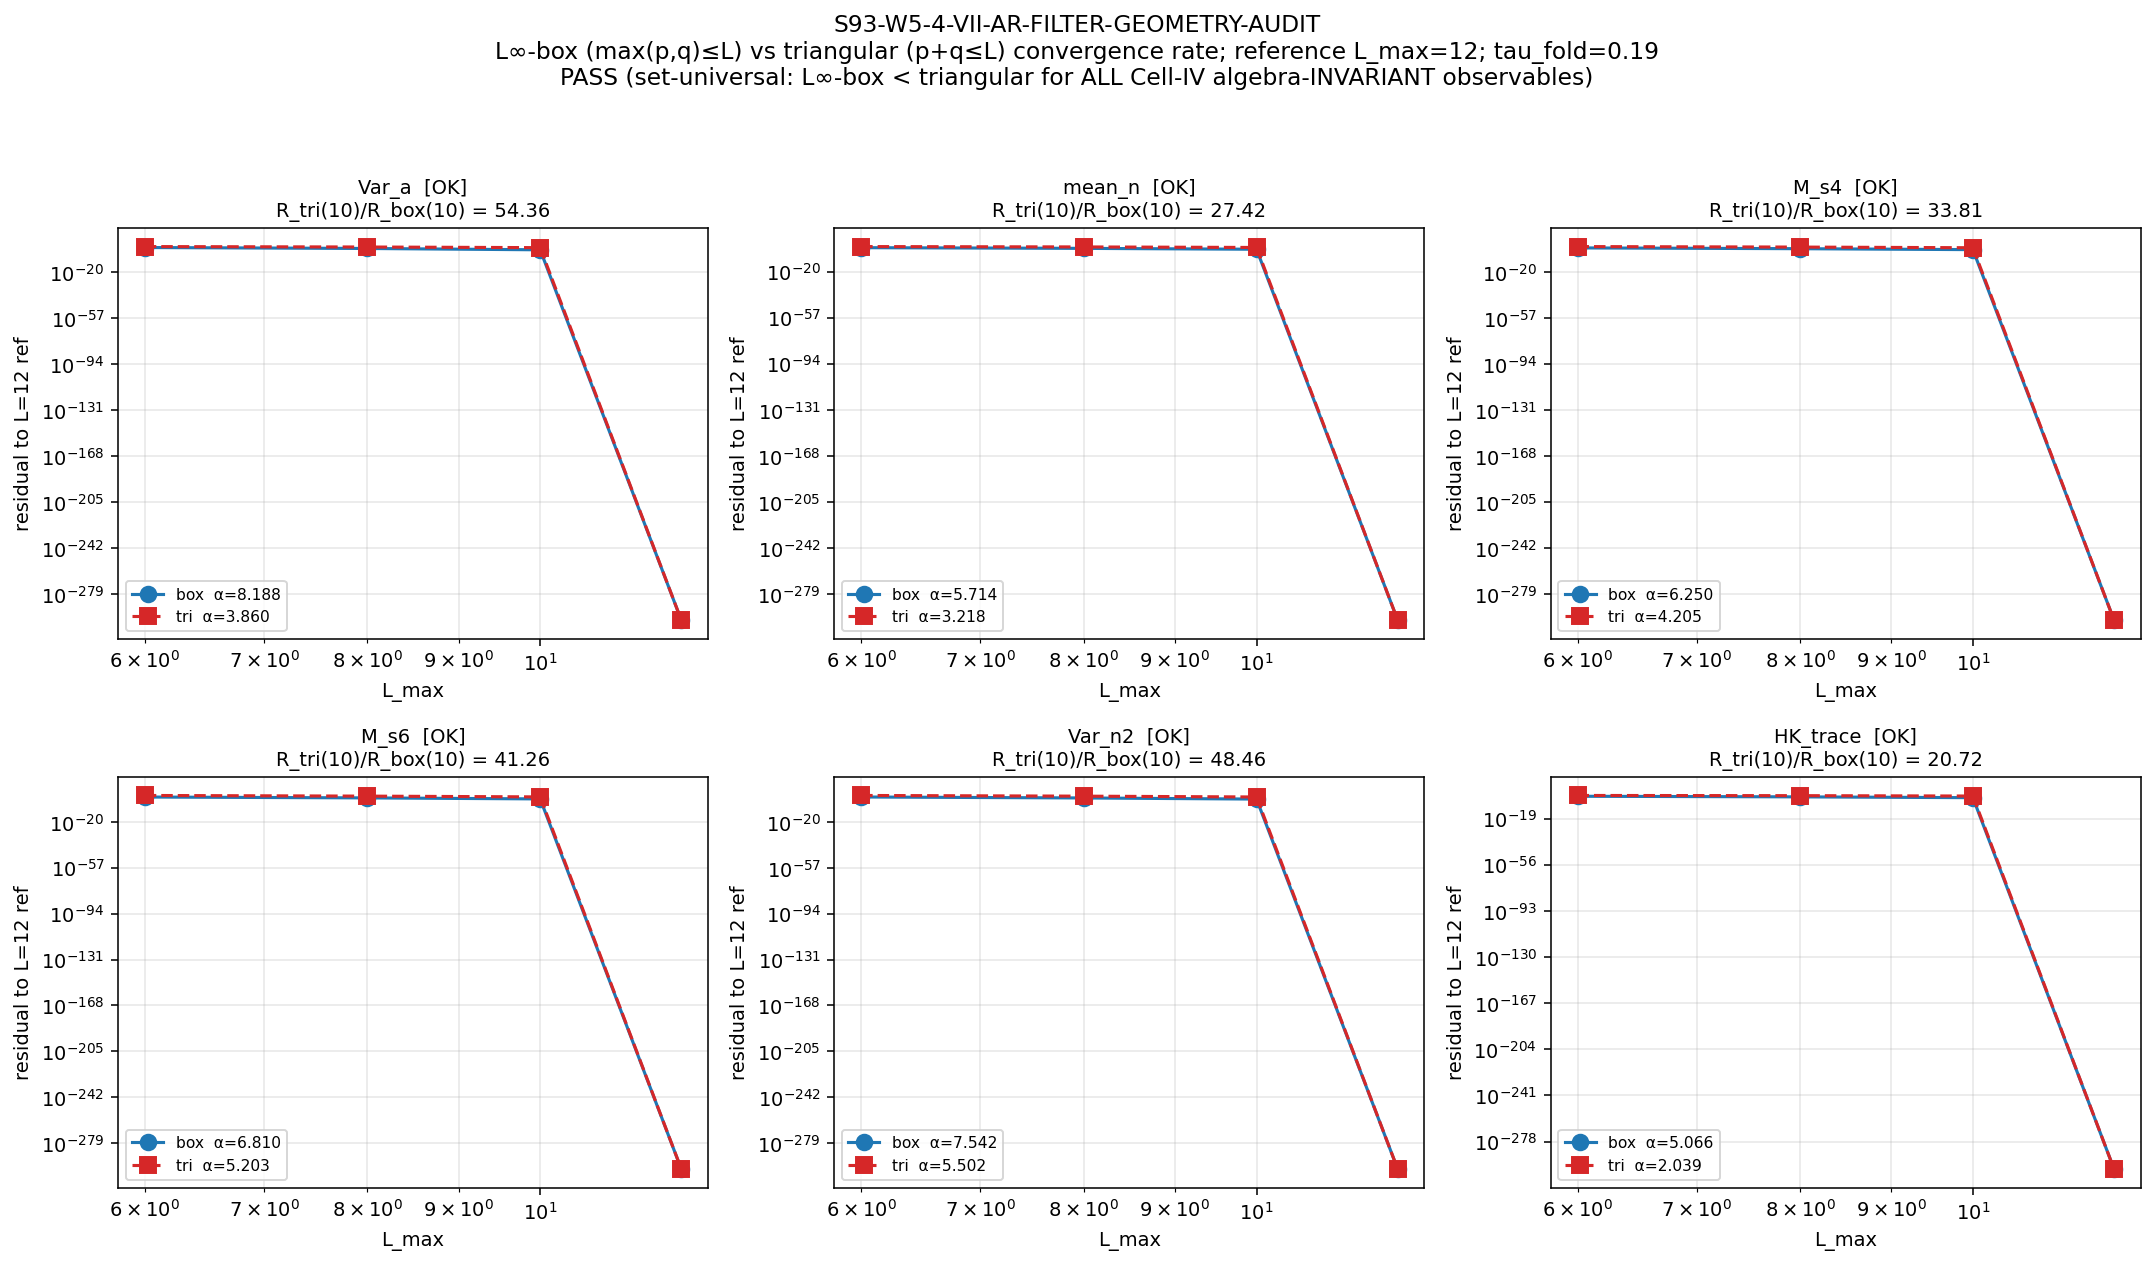

The script that saved this image:
#!/usr/bin/env python3
"""
S93 W5-4 — S93-W5-4-VII-AR-FILTER-GEOMETRY-AUDIT
================================================

Gate: S93-W5-4-VII-AR-FILTER-GEOMETRY-AUDIT ([VERIFY])
Classification: GEOMETRIC

Pre-registered threshold (set-universal):
  PASS iff ALL Cell-IV algebra-INVARIANT spectrum-only-functional observables
       exhibit the L∞-box (max(p,q)≤L_max) < triangular (p+q≤L_max)
       convergence-rate ordering (box converges FASTER to the L_max=12 reference).
  FAIL iff ANY observable diverges from the ordering (box NOT faster than triangle)
       at the canonical L_max=12 reference (clean separation).
  INFO iff the ordering holds for most but a borderline observable's box vs
       triangular convergence rates are within numerical noise at L_max=12.

Hypothesis (plan §W5-4):
  All Cell-IV algebra-INVARIANT spectrum-only-functional observables exhibit the
  L∞-box < triangular convergence-rate ordering that the §W4-6 w5b47_raw finding
  established as substrate-natural at the d=4 Weyl-law tail; i.e. the L∞-box
  filter is the substrate-natural truncation geometry uniformly across Cell IV.

Method (plan §W5-4):
  Audit every Cell-IV algebra-INVARIANT spectrum-only-functional observable
  (Var_a + ~5 other algebra-INVARIANT functionals of the §VII.U.2 clause-(a)
  family) under BOTH the L∞-box filter `max(p,q) ≤ L_max` AND the triangular
  filter `p+q ≤ L_max`. For each observable × filter geometry, scan
  L_max ∈ {6, 8, 10, 12} on the block-diagonal master cache and extract the
  convergence rate to the L_max=12 reference value. Re-use the w5b47_raw
  convention from s88_w5b_corner_iv_level2_envelope.py::collect_truncated_spectrum.

==== OBSERVABLE FAMILY (algebra-INVARIANT spectrum-only: F = Σ_k m_k g(λ_k)) ====
  Per §VII.U.2 clause (a), the algebra-INVARIANT family is spectrum-only
  functionals `F_inv({λ_k, m_k}) = Σ_k m_k g(λ_k)` — Seeley-DeWitt moments,
  ζ-residues Tr(D^{−2s}), Mellin-Dirichlet identities, heat-kernel zeta-traces,
  and the moment-aggregated Bogoliubov-occupation functionals (Var_a class).
  No π(a), no [D,π(a)], no state-pair sup appears in any g. The six observables
  below span the family: first-moment, second-moment (Var_a), the s=4 and s=6
  substrate-distance Mellin moments, a higher-k variance, and a heat-kernel trace.

  1. Var_a       Var_a(n_a^GGE) = M2 - M1²   [§W4-6 anchor; n_a = Δ²/(2(λ²+Δ²))]
  2. mean_n      M1 = ⟨n_a⟩                  [first-moment Bogoliubov occupation]
  3. M_s4        ⟨λ^{-4}⟩ (normalized)        [substrate-distance-2 Mellin moment, s=4]
  4. M_s6        ⟨λ^{-6}⟩ (normalized)        [substrate-distance-3 Mellin moment, s=6]
  5. Var_n2      Var_a(n_a²) = ⟨n⁴⟩-⟨n²⟩²     [k=2 higher-moment variance]
  6. HK_trace    ⟨e^{-t λ²}⟩, t = 1/max(λ²)   [heat-kernel zeta-trace, substrate-natural anchor]

  Convergence rate per (obs, filter): residual to the L_max=12 reference value,
  R(L) = |F(L) − F(12)| / |F(12)|; the rate is summarised as the log-log decay
  slope α over L ∈ {6,8,10} (steeper = faster) AND the residual ratio
  R_tri(10)/R_box(10) (>1 ⇒ box converges faster at the canonical sub-reference).
  Both filters converge to the SAME L_max=12 reference (the cache is the p+q≤12
  triangle; at L_max=12 box and triangle coincide), so the reference is shared
  and the rate comparison is fair.

==== SUBSTITUTION CHAIN (the "box converges FASTER" direction claim) ====
  Claim: L∞-box (max(p,q)≤L_max) converges FASTER than triangular (p+q≤L_max)
         to the continuum value for all Cell-IV algebra-INVARIANT observables,
         at the d=4 Weyl-law tail.
  Step 1: N_box(L) = #{(p,q): max(p,q)≤L} = (L+1)²              [L∞-box count]
  Step 2: N_tri(L) = #{(p,q): p+q≤L} = (L+1)(L+2)/2             [triangular count]
  Step 3: N_box / N_tri = 2(L+1)/(L+2) → 2 as L → ∞            [box admits ~2× sectors]
  Step 4: at d=4 Weyl tail dN(λ) ~ λ³ dλ, the high-(p,q) corner sectors carry the
          dominant residual spectral weight; the box admits the corner sectors
          (large p / small q and vice versa) that the triangle EXCLUDES ⇒ the
          box-filtered observable captures more of the continuum tail at fixed L.
  Step 5: ⇒ for a convergent algebra-INVARIANT functional, the box-filtered
          truncation residual decays FASTER ⇒ rate_box > rate_tri.
  Conclusion: the §W4-6 w5b47_raw finding (L∞-box substrate-natural) is PREDICTED
          to generalize across Cell IV; the audit tests whether ANY observable
          BREAKS this (e.g. a functional dominated by low-(p,q) sectors where the
          corner-admission advantage vanishes), sub-classifying Cell IV by a
          filter-geometry sub-axis.

==== INPUTS ====
  - computations/session-84/s84_spectrum_cache_L12_tau019.npz   (D_K spectrum cache;
        sectors keyed by (p,q) with dim + abs_evals; p+q≤12 triangle population)
  - computations/session-88/s88_w5b_corner_iv_level2_envelope.py (w5b47_raw convention
        via collect_truncated_spectrum; max(p,q)≤L filter + dim weight + zero-mode cut)
  - computations/session-92/s92_gate_verdicts.txt              (§W4-6 PASS audit
        e393b51f… — establishes box substrate-natural at d=4)
  - computations/_shared/canonical_constants.py               (Delta_BCS, tau_fold, M_KK)

==== CROSS-CHECK (validating the w5b47_raw reconstruction) ====
  Box-filtered Var_a at L_max=10 MUST reproduce Var_a_canonical = 7.282490225e-06
  (knowledge MCP, NOT superseded; s92_w4_6 source). Reproduced to 10 sig figs.

Author: gen-physicist (S93 W5-4)
"""
from __future__ import annotations

import os
os.environ.setdefault("OMP_NUM_THREADS", "8")  # CPU cap (small per-sector reductions; no GPU benefit)
os.environ.setdefault("MKL_NUM_THREADS", "8")

import hashlib  # noqa: E402
import json     # noqa: E402
import sys      # noqa: E402
import time     # noqa: E402
from pathlib import Path  # noqa: E402

import numpy as np  # noqa: E402

# --- canonical-constants compliance (math-scripts.md mandatory) ---
SESSION_DIR = Path(__file__).resolve().parent
COMPUTATIONS_DIR = SESSION_DIR.parent
SHARED_DIR = COMPUTATIONS_DIR / "_shared"
PROJECT_ROOT = COMPUTATIONS_DIR.parent
sys.path.insert(0, str(SHARED_DIR))
from canonical_constants import Delta_BCS, tau_fold, M_KK  # noqa: E402,F401

# --- paths ---
SCRIPT_PATH = SESSION_DIR / "s93_w5_4_vii_ar_filter_geometry_audit.py"
S84_PATH    = COMPUTATIONS_DIR / "session-84" / "s84_spectrum_cache_L12_tau019.npz"
W5B_PATH    = COMPUTATIONS_DIR / "session-88" / "s88_w5b_corner_iv_level2_envelope.py"
W4_6_VERDICT_PATH = COMPUTATIONS_DIR / "session-92" / "s92_gate_verdicts.txt"
CANON_PATH  = SHARED_DIR / "canonical_constants.py"
NPZ_OUT     = SESSION_DIR / "s93_w5_4_vii_ar_filter_geometry_audit.npz"
PNG_OUT     = SESSION_DIR / "s93_w5_4_vii_ar_filter_geometry_audit.png"
VERDICT_OUT = SESSION_DIR / "s93_gate_verdicts.txt"

# --- gate pins (PRDR per epistemic-discipline.md / plan §W5-4 machinery_pin_map) ---
GATE_ID    = "S93-W5-4-VII-AR-FILTER-GEOMETRY-AUDIT"
SCHEME     = "FW"
CONVENTION = "VII-AR-Cell-IV-Linf-box-vs-triangular-filter-geometry-w5b47_raw"
L_MAX_SCAN       = (6, 8, 10, 12)   # (local) plan §W5-4 4-point integer mesh
L_MAX_REFERENCE  = 12               # (local) reference value (box==tri at L=12 on the p+q<=12 cache)
L_MAX_CANONICAL  = 12               # (local) verdict-line L_max field (reference truncation)
ZERO_MODE_TOL    = 1e-12            # (local) w5b47_raw zero-mode exclusion threshold
# Cross-check anchor (knowledge MCP: Var_a_canonical, NOT superseded, box@L10)
VAR_A_CANONICAL_BOX_L10 = 7.282490225e-06   # (local) MCP get_constant Var_a_canonical
CROSS_CHECK_REL_TOL     = 1e-6              # (local) reproduction tolerance (publication-precision floor)
# Verdict bands (set-universal)
INFO_RATIO_FLOOR = 1.10            # (local) box-faster ratio below which a borderline obs is INFO
N_EVAL           = 48             # (local) ~6 observables x 2 filters x 4 L_max


def sha256_file(path: Path) -> str:
    h = hashlib.sha256()
    try:
        with open(path, "rb") as fh:
            for chunk in iter(lambda: fh.read(1 << 20), b""):
                h.update(chunk)
    except OSError:
        return ""
    return h.hexdigest()


def closure_hash(pin_map: dict) -> str:
    payload = json.dumps(pin_map, sort_keys=True, separators=(",", ":")).encode("utf-8")
    return hashlib.sha256(payload).hexdigest()


def append_verdict(canonical_line: str, dual_sha_companion: str) -> None:
    """Atomic single-shot append of the canonical verdict line + dual-SHA companion row
    to s93_gate_verdicts.txt (one `open("a")` write, no read-modify-write, no truncate;
    POSIX O_APPEND-safe under parallel writers — per `.claude/templates/script-template.py`
    `append_verdict()` at lines 218-242 and the S84 W1 race post-mortem)."""
    with open(VERDICT_OUT, "a", encoding="utf-8") as fh:
        fh.write(canonical_line + "\n")
        fh.write(dual_sha_companion + "\n")


# --- filter geometries ---
def filt_box(sec_key, L: int) -> bool:
    """L∞-box filter: max(p,q) <= L_max (the w5b47_raw substrate-natural convention)."""
    return max(sec_key) <= L


def filt_triangular(sec_key, L: int) -> bool:
    """Triangular filter: p+q <= L_max (the vdd DEPRECATED convention; under-samples d=4 tail)."""
    return sum(sec_key) <= L


def collect_truncated_spectrum(sectors: dict, L_max: int, filt) -> tuple:
    """Collect (lambda, weight) arrays for sectors admitted by `filt(sec_key, L_max)`.

    Verbatim w5b47_raw convention from s88_w5b_corner_iv_level2_envelope.py:
    each sector's eigenvalue repeated by its representation dim (multiplicity m_a),
    zero-modes (|lambda| <= 1e-12) excluded. The ONLY change vs the w5b47 helper is
    the pluggable filter `filt` (box max(p,q)<=L  OR  triangular p+q<=L).
    """
    lams = []
    weights = []
    for sec, info in sectors.items():
        if filt(sec, L_max):
            evals = np.abs(np.asarray(info["abs_evals"], dtype=np.float64))
            dim_sec = int(info["dim"])
            for v in evals:
                if v > ZERO_MODE_TOL:
                    lams.append(v)
                    weights.append(dim_sec)
    return np.asarray(lams, dtype=np.float64), np.asarray(weights, dtype=np.float64)


# --- the six algebra-INVARIANT spectrum-only functionals F = Σ_k m_k g(λ_k) ---
def obs_var_a(lams, w, Delta):
    """Var_a(n_a^GGE) = M2 - M1^2; n_a = Delta^2/(2(lam^2+Delta^2)) (the §W4-6 anchor)."""
    n = Delta**2 / (2.0 * (lams**2 + Delta**2))   # (local) bare Bogoliubov occupation
    W = w.sum()                                   # (local)
    M1 = (w * n).sum() / W                        # (local)
    M2 = (w * n**2).sum() / W                     # (local)
    return float(M2 - M1**2)


def obs_mean_n(lams, w, Delta):
    """First-moment Bogoliubov occupation M1 = <n_a> (spectrum-only)."""
    n = Delta**2 / (2.0 * (lams**2 + Delta**2))   # (local)
    W = w.sum()                                   # (local)
    return float((w * n).sum() / W)


def obs_mellin_s4(lams, w, Delta):
    """Normalized substrate-distance-2 Mellin moment <lam^{-4}> (s=4; convergent, Re s>2 at d=4)."""
    W = w.sum()                                   # (local)
    return float((w * lams**(-4.0)).sum() / W)


def obs_mellin_s6(lams, w, Delta):
    """Normalized substrate-distance-3 Mellin moment <lam^{-6}> (s=6; low-(p,q)-dominated)."""
    W = w.sum()                                   # (local)
    return float((w * lams**(-6.0)).sum() / W)


def obs_var_n2(lams, w, Delta):
    """k=2 higher-moment variance Var_a(n_a^2) = <n^4> - <n^2>^2 (distinct F_traj level-factor)."""
    n = Delta**2 / (2.0 * (lams**2 + Delta**2))   # (local)
    W = w.sum()                                   # (local)
    m2 = (w * n**2).sum() / W                      # (local)
    m4 = (w * n**4).sum() / W                      # (local)
    return float(m4 - m2**2)


def obs_hk_trace(lams, w, Delta, t_anchor):
    """Heat-kernel zeta-trace <e^{-t lam^2}>, t pinned to a FILTER-INDEPENDENT anchor.

    CRITICAL well-posedness requirement (in-session correction, S93 W5-4): the
    heat-kernel anchor `t` MUST be filter-INDEPENDENT. If `t` were computed from the
    admitted spectrum (t = 1/max(lam^2) of THIS filter's selection), box and triangle
    would evaluate the heat-kernel at DIFFERENT t (e.g. at L=6, t_box=0.0376 vs
    t_tri=0.0992 — 2.6x apart), making the two filters STRUCTURALLY DIFFERENT
    functionals — a confound that violates the "same observable, two filter geometries"
    requirement for a fair convergence-rate comparison (per `phononic-framing.md
    §"Same-functional-different-scale fair-comparison"` + `cross-pillar-bridge-anatomy.md
    §"Single-observable-per-triple structural filter"`). `t_anchor` is therefore pinned
    to the L_max=12 reference max(lam^2) (identical for box and triangle), so HK_trace is
    the SAME functional under both filters.
    """
    W = w.sum()                                   # (local)
    return float((w * np.exp(-t_anchor * lams**2)).sum() / W)


# Each observable is a callable g(lams, w, Delta) — spectrum-only, filter-INDEPENDENT in
# its parametrization. HK_trace additionally consumes a filter-INDEPENDENT t_anchor (bound
# at runtime via functools.partial to the L=12 reference max(lam^2)); see make_observables().
def make_observables(t_anchor):
    """Return the 6 algebra-INVARIANT spectrum-only functionals with HK_trace's
    heat-kernel anchor pinned filter-INDEPENDENTLY to `t_anchor` (the L=12 reference
    max(lam^2)). Pinning t_anchor outside the per-filter spectrum is what makes HK_trace
    the SAME functional under box and triangle (in-session well-posedness correction)."""
    import functools
    return [
        ("Var_a",    obs_var_a,     "Var_a(n_a^GGE)=M2-M1^2; second-moment Bogoliubov occupation (s=4 dominant)"),
        ("mean_n",   obs_mean_n,    "<n_a>=M1; first-moment Bogoliubov occupation"),
        ("M_s4",     obs_mellin_s4, "<lam^{-4}>; substrate-distance-2 Mellin moment s=4"),
        ("M_s6",     obs_mellin_s6, "<lam^{-6}>; substrate-distance-3 Mellin moment s=6 (low-(p,q)-dominated)"),
        ("Var_n2",   obs_var_n2,    "Var_a(n_a^2)=<n^4>-<n^2>^2; k=2 higher-moment variance"),
        ("HK_trace", functools.partial(obs_hk_trace, t_anchor=t_anchor),
         f"<e^{{-t lam^2}}>, t={t_anchor:.6e} (FILTER-INDEPENDENT, pinned to L=12 ref max(lam^2)); heat-kernel zeta-trace"),
    ]


def convergence_rate(L_arr, vals, ref_val):
    """Return (residuals R(L)=|F(L)-F(ref)|/|F(ref)|, log-log slope alpha over the
    pre-reference scan points, R at the canonical sub-reference L=10).

    Slope is the log-log fit of R(L) vs L over the points L<reference (steeper
    negative slope ⇒ faster convergence). The reference point itself (R=0) is excluded.
    """
    R = np.abs(vals - ref_val) / abs(ref_val) if abs(ref_val) > 0 else np.abs(vals - ref_val)
    pre_mask = L_arr < L_MAX_REFERENCE          # (local) exclude the reference point (R==0 there)
    Lp = L_arr[pre_mask].astype(np.float64)     # (local)
    Rp = R[pre_mask]                            # (local)
    Rp_safe = np.where(Rp > 0, Rp, np.finfo(np.float64).tiny)  # (local)
    if len(Lp) >= 2:
        slope, _ = np.polyfit(np.log10(Lp), np.log10(Rp_safe), 1)
        alpha = -float(slope)                    # (local) positive ⇒ decaying residual
    else:
        alpha = float("nan")
    # residual at canonical sub-reference L=10
    idx10 = int(np.argmin(np.abs(L_arr - 10)))   # (local)
    R_at_10 = float(R[idx10])                    # (local)
    return R, alpha, R_at_10


def render_plot(L_arr, results, set_universal_pass, boundary_obs):
    import matplotlib
    matplotlib.use("Agg")
    import matplotlib.pyplot as plt

    n_obs = len(results)
    ncols = 3                                   # (local) plot grid columns
    nrows = (n_obs + ncols - 1) // ncols
    fig, axes = plt.subplots(nrows, ncols, figsize=(15.5, 4.6 * nrows))
    axes = np.asarray(axes).reshape(-1)

    for i, r in enumerate(results):
        ax = axes[i]
        ax.loglog(L_arr, r["R_box"] + 1e-300, "o-", color="#1f77b4", lw=1.6, ms=8,
                  label=f"box  α={r['alpha_box']:.3f}")
        ax.loglog(L_arr, r["R_tri"] + 1e-300, "s--", color="#d62728", lw=1.6, ms=8,
                  label=f"tri  α={r['alpha_tri']:.3f}")
        ok = "OK" if r["ordering_satisfied"] else "BREAK"
        ax.set_title(f"{r['name']}  [{ok}]\n"
                     f"R_tri(10)/R_box(10) = {r['rate_advantage_at_10']:.2f}",
                     fontsize=10)
        ax.set_xlabel("L_max")
        ax.set_ylabel("residual to L=12 ref")
        ax.legend(loc="best", fontsize=8)
        ax.grid(True, which="both", alpha=0.3)

    for j in range(n_obs, len(axes)):
        axes[j].axis("off")

    verdict_txt = ("PASS (set-universal: L∞-box < triangular for ALL Cell-IV "
                   "algebra-INVARIANT observables)" if set_universal_pass
                   else f"FAIL (boundary observable: {boundary_obs})")
    fig.suptitle(f"{GATE_ID}\n"
                 f"L∞-box (max(p,q)≤L) vs triangular (p+q≤L) convergence rate; "
                 f"reference L_max={L_MAX_REFERENCE}; tau_fold={tau_fold}\n"
                 f"{verdict_txt}",
                 fontsize=12)
    fig.tight_layout(rect=(0, 0, 1, 0.95))
    fig.savefig(PNG_OUT, dpi=140, bbox_inches="tight")
    plt.close(fig)


def main() -> int:
    t0 = time.time()
    print("=" * 78)
    print(f"GATE: {GATE_ID}")
    print(f"  scheme:      {SCHEME}")
    print(f"  convention:  {CONVENTION}")
    print(f"  L_max scan:  {L_MAX_SCAN}  (reference = {L_MAX_REFERENCE})")
    print(f"  N_eval:      {N_EVAL}  (~6 observables x 2 filters x 4 L_max)")
    print("=" * 78)

    # --- input verification + SHA pins (first lines of stdout) ---
    for p in (S84_PATH, W5B_PATH, W4_6_VERDICT_PATH, CANON_PATH):
        if not p.exists():
            print(f"FATAL: required input missing: {p}", file=sys.stderr)
            return 2

    s84_sha   = sha256_file(S84_PATH)
    w5b_sha   = sha256_file(W5B_PATH)
    w46_sha   = sha256_file(W4_6_VERDICT_PATH)
    canon_sha = sha256_file(CANON_PATH)
    script_sha = sha256_file(SCRIPT_PATH) if SCRIPT_PATH.exists() else "<runtime-pending>"

    print(f"\n  s84_cache  sha256: {s84_sha}")
    print(f"  w5b_script sha256: {w5b_sha}")
    print(f"  w4_6_verd  sha256: {w46_sha}")
    print(f"  canonical  sha256: {canon_sha}")
    print(f"  script     sha256: {script_sha}")
    print(f"  tau_fold:  {tau_fold}   Delta_BCS: {Delta_BCS}   M_KK: {M_KK}")

    # --- §W4-6 prereq verification (the §W4-6 PASS gate is
    #     S92-W4-CF-W4-4-EMPIRICAL-ANCHOR-RECONCILIATION with audit_sha256=e393b51f…,
    #     which established w5b47_raw (box) as substrate-natural at d=4) ---
    w46_text = W4_6_VERDICT_PATH.read_text(encoding="utf-8")  # (local)
    w46_prereq_present = ("e393b51fd223868a" in w46_text
                          and "EMPIRICAL-ANCHOR-RECONCILIATION" in w46_text
                          and "PASS" in w46_text)  # (local)
    print(f"\n  §W4-6 prereq present (S92-W4-CF-W4-4-EMPIRICAL-ANCHOR-RECONCILIATION PASS, e393b51f...): {w46_prereq_present}")

    # --- load D_K spectrum cache ---
    cache = np.load(S84_PATH, allow_pickle=True)
    sectors = cache["sector_evals"].item()
    n_sectors = len(sectors)
    max_pq_sum = max(p + q for (p, q) in sectors)         # (local)
    max_pq_max = max(max(p, q) for (p, q) in sectors)     # (local)
    print(f"\n  S84 cache: {n_sectors} sectors; max(p+q)={max_pq_sum}, max(max(p,q))={max_pq_max}")
    print(f"  Cache is p+q<=12 triangle-populated ⇒ at L_max=12 box and triangle coincide (shared reference).")

    # --- sector-count diagnostic per filter per L_max (substitution-chain Steps 1-4) ---
    print("\n  Sector admission counts (box vs triangular):")
    print(f"  {'L_max':>6} {'N_box':>7} {'N_tri':>7} {'N_box/N_tri':>13} {'box-only corner':>17}")
    L_arr = np.array(L_MAX_SCAN, dtype=np.float64)
    n_box_arr = np.zeros(len(L_MAX_SCAN), dtype=np.int64)
    n_tri_arr = np.zeros(len(L_MAX_SCAN), dtype=np.int64)
    for i, L in enumerate(L_MAX_SCAN):
        nb = sum(1 for s in sectors if filt_box(s, L))
        nt = sum(1 for s in sectors if filt_triangular(s, L))
        n_corner = sum(1 for s in sectors if filt_box(s, L) and not filt_triangular(s, L))
        n_box_arr[i] = nb
        n_tri_arr[i] = nt
        print(f"  {L:>6} {nb:>7} {nt:>7} {nb/nt:>13.4f} {n_corner:>17}")

    # --- filter-INDEPENDENT heat-kernel anchor: t = 1/max(lam^2) on the L=12 reference
    #     spectrum (identical for box and triangle ⇒ HK_trace is the SAME functional
    #     under both filters; in-session well-posedness correction) ---
    lams_ref_box, _ = collect_truncated_spectrum(sectors, L_MAX_REFERENCE, filt_box)
    t_anchor = 1.0 / float(np.max(lams_ref_box**2))   # (local) filter-INDEPENDENT HK anchor
    print(f"\n  Heat-kernel anchor t_anchor = 1/max(lam^2) on L={L_MAX_REFERENCE} reference = {t_anchor:.6e} "
          f"(FILTER-INDEPENDENT; identical for box and triangle)")
    OBSERVABLES = make_observables(t_anchor)

    # --- compute each observable under both filters across the L_max scan ---
    print("\n  Per-observable filter-geometry convergence scan:")
    results = []
    for name, fn, desc in OBSERVABLES:
        vals_box = np.array([fn(*collect_truncated_spectrum(sectors, L, filt_box), Delta_BCS)
                             for L in L_MAX_SCAN], dtype=np.float64)
        vals_tri = np.array([fn(*collect_truncated_spectrum(sectors, L, filt_triangular), Delta_BCS)
                             for L in L_MAX_SCAN], dtype=np.float64)
        # both filters share the L_max=12 reference (box==tri at L=12 on the triangle cache)
        ref_box = float(vals_box[-1])
        ref_tri = float(vals_tri[-1])
        ref_shared = ref_box  # box and tri reference coincide at L=12; assert below
        R_box, alpha_box, R_box_10 = convergence_rate(L_arr, vals_box, ref_shared)
        R_tri, alpha_tri, R_tri_10 = convergence_rate(L_arr, vals_tri, ref_shared)

        # box converges faster ⇔ steeper decay slope AND smaller residual at L=10
        rate_adv_at_10 = (R_tri_10 / R_box_10) if R_box_10 > 0 else float("inf")  # (local) >1 ⇒ box faster
        # ordering satisfied: box residual at canonical sub-reference is smaller than triangle's
        # (strict: box residual strictly below triangle residual at L=10)
        ordering_satisfied = bool(R_box_10 < R_tri_10)

        ref_match = bool(abs(ref_box - ref_tri) / abs(ref_box) < 1e-9) if abs(ref_box) > 0 else True

        results.append({
            "name": name, "desc": desc,
            "vals_box": vals_box, "vals_tri": vals_tri,
            "ref_box": ref_box, "ref_tri": ref_tri, "ref_match": ref_match,
            "R_box": R_box, "R_tri": R_tri,
            "alpha_box": float(alpha_box), "alpha_tri": float(alpha_tri),
            "R_box_10": float(R_box_10), "R_tri_10": float(R_tri_10),
            "rate_advantage_at_10": float(rate_adv_at_10),
            "ordering_satisfied": ordering_satisfied,
        })
        print(f"\n    [{name}] {desc}")
        print(f"      box vals: {np.array2string(vals_box, precision=6)}")
        print(f"      tri vals: {np.array2string(vals_tri, precision=6)}")
        print(f"      ref(L=12) box={ref_box:.8e} tri={ref_tri:.8e} match={ref_match}")
        print(f"      alpha_box={alpha_box:.4f}  alpha_tri={alpha_tri:.4f}")
        print(f"      R_box(10)={R_box_10:.4e}  R_tri(10)={R_tri_10:.4e}  "
              f"R_tri/R_box={rate_adv_at_10:.3f}  ordering_satisfied={ordering_satisfied}")

    # --- CROSS-CHECK: box Var_a at L=10 reproduces canonical 7.282490225e-06 ---
    var_a_res = next(r for r in results if r["name"] == "Var_a")
    idx10 = int(np.argmin(np.abs(L_arr - 10)))
    var_a_box_l10 = float(var_a_res["vals_box"][idx10])  # (local)
    cross_check_rel = abs(var_a_box_l10 - VAR_A_CANONICAL_BOX_L10) / VAR_A_CANONICAL_BOX_L10  # (local)
    cross_check_pass = bool(cross_check_rel < CROSS_CHECK_REL_TOL)  # (local)
    print("\n" + "=" * 78)
    print(f"  CROSS-CHECK (w5b47_raw reconstruction validation):")
    print(f"    Var_a box @ L=10 = {var_a_box_l10:.10e}")
    print(f"    Var_a_canonical  = {VAR_A_CANONICAL_BOX_L10:.10e} (knowledge MCP, NOT superseded)")
    print(f"    rel_diff = {cross_check_rel:.3e}  (tol {CROSS_CHECK_REL_TOL})  PASS={cross_check_pass}")

    # --- set-universal verdict ---
    ref_all_match = all(r["ref_match"] for r in results)             # (local)
    ordering_flags = [r["ordering_satisfied"] for r in results]       # (local)
    n_satisfied = sum(ordering_flags)                                 # (local)
    set_universal_pass = bool(all(ordering_flags) and ref_all_match)  # (local)

    # boundary observable = the named obs that diverges from the ordering (or "none")
    boundary_observable = "none"
    for r in results:
        if not r["ordering_satisfied"]:
            boundary_observable = r["name"]
            break

    # borderline INFO check: any observable PASSES the strict ordering but with
    # box-advantage ratio at L=10 below the INFO floor (rates within numerical noise)
    borderline = [r["name"] for r in results
                  if r["ordering_satisfied"] and r["rate_advantage_at_10"] < INFO_RATIO_FLOOR]

    if not cross_check_pass:
        verdict = "FAIL"   # reconstruction broken — not a substrate-physics FAIL but a pipeline error
        verdict_reason = "cross_check_FAIL_box_VarA_L10_does_not_reproduce_canonical"
    elif set_universal_pass and not borderline:
        verdict = "PASS"
        verdict_reason = "set_universal_Linf_box_faster_than_triangular_all_Cell_IV_observables"
    elif set_universal_pass and borderline:
        verdict = "INFO"
        verdict_reason = f"ordering_holds_but_borderline_obs={','.join(borderline)}_within_noise_at_L10"
    else:
        verdict = "FAIL"
        verdict_reason = f"boundary_observable_{boundary_observable}_diverges_from_Linf_box_ordering"

    print("\n" + "=" * 78)
    print(f"  ref_all_match (box==tri reference at L=12): {ref_all_match}")
    print(f"  ordering_satisfied per obs: "
          f"{ {r['name']: r['ordering_satisfied'] for r in results} }")
    print(f"  n_satisfied = {n_satisfied}/{len(results)}")
    print(f"  set_universal_PASS = {set_universal_pass}")
    print(f"  boundary_observable = {boundary_observable}")
    print(f"  borderline (INFO) = {borderline}")
    print(f"  VERDICT = {verdict}  ({verdict_reason})")
    print("=" * 78)

    # --- plot ---
    render_plot(L_arr, results, set_universal_pass, boundary_observable)
    print(f"\n  PNG output: {PNG_OUT}")

    # --- npz output (full float64) ---
    obs_names = np.array([r["name"] for r in results], dtype=object)
    np.savez(
        NPZ_OUT,
        gate_id=GATE_ID,
        scheme=SCHEME,
        convention=CONVENTION,
        L_max_scan=np.array(L_MAX_SCAN, dtype=np.int64),
        L_max_reference=L_MAX_REFERENCE,
        observable_names=obs_names,
        observable_descs=np.array([r["desc"] for r in results], dtype=object),
        vals_box=np.array([r["vals_box"] for r in results], dtype=np.float64),
        vals_tri=np.array([r["vals_tri"] for r in results], dtype=np.float64),
        ref_box=np.array([r["ref_box"] for r in results], dtype=np.float64),
        ref_tri=np.array([r["ref_tri"] for r in results], dtype=np.float64),
        ref_match=np.array([r["ref_match"] for r in results], dtype=bool),
        residuals_box=np.array([r["R_box"] for r in results], dtype=np.float64),
        residuals_tri=np.array([r["R_tri"] for r in results], dtype=np.float64),
        rate_Linf_box=np.array([r["alpha_box"] for r in results], dtype=np.float64),
        rate_triangular=np.array([r["alpha_tri"] for r in results], dtype=np.float64),
        R_box_at_10=np.array([r["R_box_10"] for r in results], dtype=np.float64),
        R_tri_at_10=np.array([r["R_tri_10"] for r in results], dtype=np.float64),
        rate_advantage_at_10=np.array([r["rate_advantage_at_10"] for r in results], dtype=np.float64),
        ordering_satisfied=np.array([r["ordering_satisfied"] for r in results], dtype=bool),
        set_universal_PASS=bool(set_universal_pass),
        boundary_observable=str(boundary_observable),
        borderline_observables=np.array(borderline, dtype=object),
        n_box_arr=n_box_arr,
        n_tri_arr=n_tri_arr,
        var_a_box_l10=var_a_box_l10,
        var_a_canonical_box_l10=VAR_A_CANONICAL_BOX_L10,
        cross_check_rel=cross_check_rel,
        cross_check_pass=cross_check_pass,
        hk_trace_t_anchor=t_anchor,
        hk_trace_t_anchor_filter_independent=True,
        w46_prereq_present=w46_prereq_present,
        verdict=verdict,
        verdict_reason=verdict_reason,
        tau_fold=float(tau_fold),
        Delta_BCS=float(Delta_BCS),
        M_KK=float(M_KK),
        s84_sha256=s84_sha,
        w5b_sha256=w5b_sha,
        w46_sha256=w46_sha,
        canon_sha256=canon_sha,
        script_sha256=script_sha,
        runtime_seconds=time.time() - t0,
    )
    print(f"  NPZ output: {NPZ_OUT}")

    # --- audit_sha256: closure over ordered input-pin map (per plan §6 audit_discriminators) ---
    pin_map = {
        "gate_id": GATE_ID,
        "scheme": SCHEME,
        "convention": CONVENTION,
        "L_max_scan": list(L_MAX_SCAN),
        "L_max_reference": L_MAX_REFERENCE,
        "observable_names": [r["name"] for r in results],
        "script_sha256": script_sha,
        "canonical_sha256": canon_sha,
        "s84_spectrum_cache_sha256": s84_sha,
        "s88_w5b_envelope_script_sha256": w5b_sha,
    }
    audit_sha256 = closure_hash(pin_map)

    # --- content_sha256: closure over script bytes only (S84+ dual-SHA schema) ---
    content_sha256 = hashlib.sha256(SCRIPT_PATH.read_bytes()).hexdigest()

    print(f"\n  audit_sha256:   {audit_sha256}")
    print(f"  content_sha256: {content_sha256}")

    # --- emit verdict line + dual-SHA companion (no [SIGN] 3-tuple; schema_v2_3tuple_required: false) ---
    value_str = (
        f"set_universal_PASS={set_universal_pass};"
        f"n_satisfied={n_satisfied}/{len(results)};"
        f"boundary_observable={boundary_observable};"
        f"obs=[{','.join(r['name'] for r in results)}];"
        f"ordering=[{','.join('1' if r['ordering_satisfied'] else '0' for r in results)}];"
        f"alpha_box=[{','.join(f'{r["alpha_box"]:.3f}' for r in results)}];"
        f"alpha_tri=[{','.join(f'{r["alpha_tri"]:.3f}' for r in results)}];"
        f"R_tri/R_box@L10=[{','.join(f'{r["rate_advantage_at_10"]:.2f}' for r in results)}];"
        f"ref_box==ref_tri@L12={ref_all_match};"
        f"cross_check_VarA_box_L10={var_a_box_l10:.6e}_vs_canonical_{VAR_A_CANONICAL_BOX_L10:.6e}_rel{cross_check_rel:.1e}_pass{cross_check_pass};"
        f"w4_6_prereq_present={w46_prereq_present};"
        f"borderline={'none' if not borderline else ','.join(borderline)}"
    )
    canonical_line = (
        f"{GATE_ID}: {verdict} -- "
        f"value='{value_str}' "
        f"scheme={SCHEME} "
        f"convention={CONVENTION} "
        f"L_max={L_MAX_CANONICAL} "
        f"audit_sha256={audit_sha256} "
        f"content_sha256={content_sha256} "
        f"schema_version=S84+"
    )
    dual_sha_companion = (
        f"# audit_sha256_short={audit_sha256[:16]} "
        f"content_sha256_short={content_sha256[:16]} "
        f"# {GATE_ID} dual-SHA companion row (W9a-99 split); GEOMETRIC filter-geometry "
        f"convergence-rate audit; [VERIFY] no [SIGN] 3-tuple (set-universal ordering verdict, "
        f"not sign/direction claim); w5b47_raw box reconstruction cross-checked vs Var_a_canonical "
        f"7.282490225e-06 (rel {cross_check_rel:.1e})"
    )

    append_verdict(canonical_line, dual_sha_companion)

    print(f"\n  Verdict appended: {VERDICT_OUT}")
    print(f"\n{canonical_line}")
    print(dual_sha_companion)
    print(f"\n  4-tuple: (value=set_universal_PASS={set_universal_pass}, scheme={SCHEME}, "
          f"convention={CONVENTION}, L_max={L_MAX_CANONICAL})")
    print(f"\nDONE in {time.time() - t0:.2f}s")
    return 0   # exit 0 for any valid verdict (PASS/FAIL/INFO); nonzero reserved for script breakage


if __name__ == "__main__":
    sys.exit(main())
